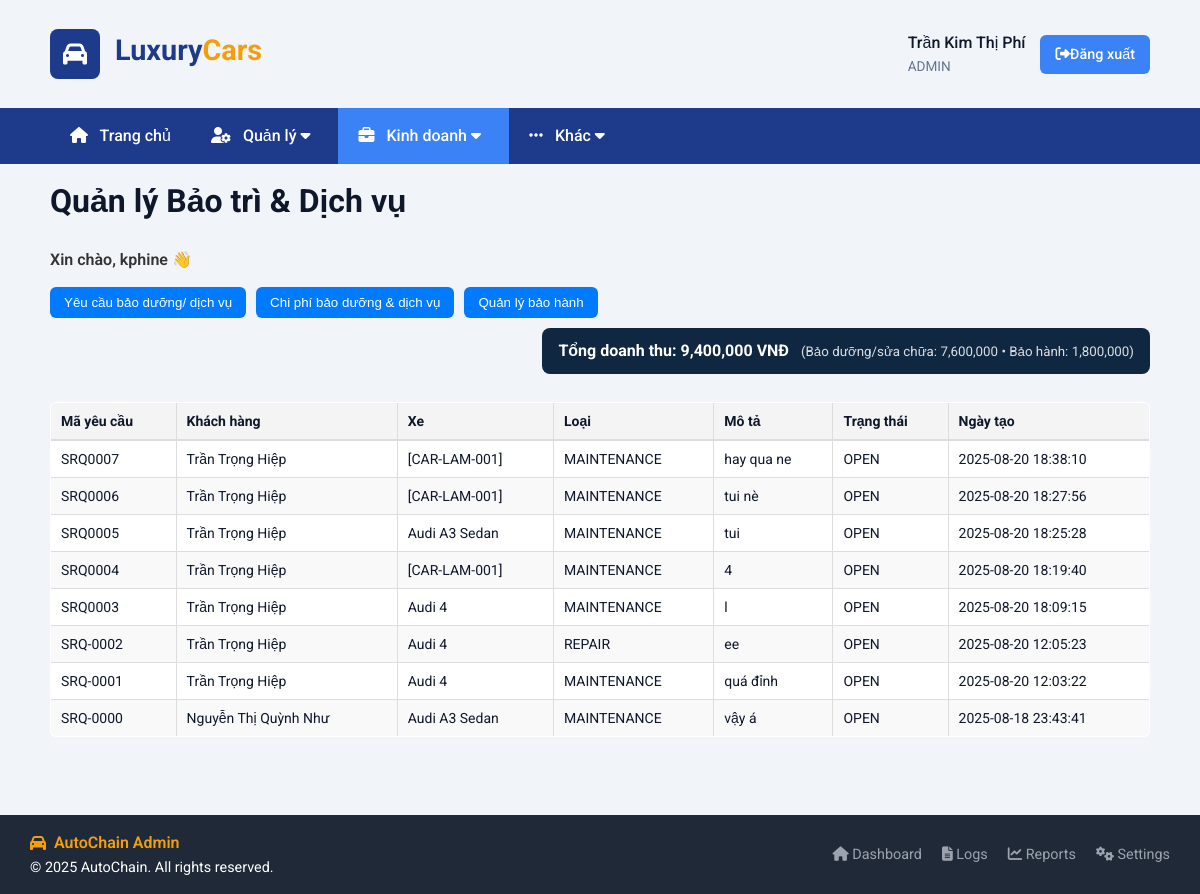
Page /admin/service_dashboard.php (signed in) on the committed database.
### tables this page shows
CREATE TABLE `users` (
  `user_code` varchar(20) NOT NULL,
  `username` varchar(50) NOT NULL,
  `email` varchar(120) NOT NULL,
  `password_hash` varchar(255) NOT NULL,
  `full_name` varchar(150) DEFAULT NULL,
  `role` enum('ADMIN','CUSTOMER') NOT NULL DEFAULT 'CUSTOMER',
  `customer_code` varchar(15) DEFAULT NULL,
  `is_active` tinyint(4) NOT NULL DEFAULT 1,
  `created_at` datetime NOT NULL DEFAULT current_timestamp(),
  `id` int(10) UNSIGNED NOT NULL
);

CREATE TABLE `service_requests` (
  `id` int(10) UNSIGNED NOT NULL,
  `request_no` varchar(12) NOT NULL,
  `customer_code` varchar(15) NOT NULL,
  `car_code` varchar(12) NOT NULL,
  `request_type` enum('MAINTENANCE','REPAIR') NOT NULL,
  `description` text DEFAULT NULL,
  `status` enum('OPEN','IN_PROGRESS','DONE','CANCELLED') NOT NULL DEFAULT 'OPEN',
  `created_at` datetime NOT NULL DEFAULT current_timestamp()
);

### admin/service_dashboard.php (the view, shortened to what this page needs)
<?php
include 'header.php';
require_once __DIR__ . '/../connect.php';
$conn->set_charset('utf8mb4');
$loggedInUser = isset($_SESSION['fullname']) ? $_SESSION['fullname'] : ($_SESSION['username'] ?? '');
$service_requests = $conn->query("
  SELECT
    sr.request_no,
    sr.customer_code,
    COALESCE(c.full_name, CONCAT('[', sr.customer_code, ']')) AS customer_name,
    sr.car_code,
    COALESCE(car.name, CONCAT('[', sr.car_code, ']')) AS car_name,
    sr.request_type,
    sr.description,
    sr.status,
    sr.created_at
  FROM service_requests sr
  LEFT JOIN customers c ON TRIM(LOWER(sr.customer_code)) = TRIM(LOWER(c.customer_code))
  LEFT JOIN cars car     ON TRIM(LOWER(sr.car_code))     = TRIM(LOWER(car.car_code))
  ORDER BY sr.created_at DESC
");
$sum_service  = $conn->query("SELECT COALESCE(SUM(amount),0) AS s FROM service_costs")->fetch_assoc()['s'] ?? 0;
$sum_warranty = $conn->query("SELECT COALESCE(SUM(total_amount),0) AS s FROM warranties")->fetch_assoc()['s'] ?? 0;
$total_revenue = (float)$sum_service + (float)$sum_warranty;
?>
<!DOCTYPE html>
<html lang="vi">
<head>
</head>
<body>
<div class="container">
  <h1>Quản lý Bảo trì & Dịch vụ</h1>
  <div class="welcome">Xin chào, <?= htmlspecialchars($loggedInUser) ?> 👋</div>
  <div class="menu-bar">
    <button class="btn" onclick="showTab(0)">Yêu cầu bảo dưỡng/ dịch vụ</button>
    <button class="btn" onclick="showTab(1)">Chi phí bảo dưỡng & dịch vụ</button>
    <button class="btn" onclick="showTab(2)">Quản lý bảo hành</button>
    <div class="revenue-pill">
      Tổng doanh thu: <?= number_format($total_revenue, 0) ?> VNĐ
      <small>(Bảo dưỡng/sửa chữa: <?= number_format($sum_service, 0) ?> • Bảo hành: <?= number_format($sum_warranty, 0) ?>)</small>
    </div>
  </div>
  <div class="tab-content active tab-requests">
    <div class="table-container">
      <table class="custom-table">
        <thead>
          <tr>
            <th>Mã yêu cầu</th>
            <th>Khách hàng</th>
            <th>Xe</th>
            <th>Loại</th>
            <th>Mô tả</th>
            <th>Trạng thái</th>
            <th>Ngày tạo</th>
          </tr>
        </thead>
        <tbody>
          <?php while ($row = $service_requests->fetch_assoc()): ?>
          <tr>
            <td><?= $row['request_no'] ?></td>
            <td><?= htmlspecialchars($row['customer_name']) ?></td>
            <td><?= htmlspecialchars($row['car_name']) ?></td>
            <td><?= $row['request_type'] ?></td>
            <td><?= $row['description'] ?></td>
            <td><?= $row['status'] ?></td>
            <td><?= $row['created_at'] ?></td>
          </tr>
          <?php endwhile; ?>
        </tbody>
      </table>
    </div>
  </div>
</div>
</body>
</html>
<?php include 'footer.php'; ?>

### admin/header.php (shortened to what this page needs)
<?php
include '../connect.php';
$user_code = $_SESSION['user_code'] ?? null;
$user = null;
if ($user_code) {
    $sql = "SELECT full_name, role FROM users WHERE user_code = ?";
    $stmt = $conn->prepare($sql);
    $stmt->bind_param("s", $user_code);
    $stmt->execute();
    $result = $stmt->get_result();
    $user = $result->fetch_assoc();
}
?>
<head>
    <link rel="stylesheet" href="admin.css">
    <link rel="stylesheet" href="https://cdnjs.cloudflare.com/ajax/libs/font-awesome/6.4.0/css/all.min.css">
</head>
        <div class="container">
            <div class="header-top">
                <div class="logo">
                    <div style="background-color: var(--primary); width: 50px; height: 50px; border-radius: 8px; display: flex; align-items: center; justify-content: center; margin-right: 15px;">
                        <i class="fas fa-car" style="color: white; font-size: 24px;"></i>
                    </div>
                    <h1>Luxury<span>Cars</span></h1>
                </div>
                <div class="user-info">
                    <div class="user-details">
                        <h3><?= htmlspecialchars($user['full_name']) ?></h3>
                        <p><?= htmlspecialchars($user['role']) ?></p>
                    </div>
                    <a href="../Taikhoan/dangxuat.php" class="logout-btn"><i class="fas fa-sign-out-alt"></i>Đăng xuất</a>
                </div>
            </div>
        </div>
       <nav>
            <div class="container">
                <ul class="nav-menu">
                    <?php
                        $current_page = basename($_SERVER['PHP_SELF']);
                    ?>
                    <li><a href="index.php" class="<?php echo $current_page == 'index.php' ? 'active' : ''; ?>"><i class="fas fa-home"></i> Trang chủ</a></li>
                    <li class="dropdown">
                        <a href="#"class="<?php echo in_array($current_page, ['manage_users.php', 'customers.php', 'brands.php']) ? 'active' : ''; ?>"><i class="fas fa-user-cog"></i> Quản lý <i class="fas fa-caret-down"></i></a>
                    </li>
                    <li class="dropdown">
                        <a href="#"class="<?php echo in_array($current_page, ['xe.php', 'invoices.php', 'appointments.php', 'service_dashboard.php']) ? 'active' : ''; ?>"><i class="fas fa-briefcase"></i> Kinh doanh <i class="fas fa-caret-down"></i></a>
                    </li>
                    <li class="dropdown">
                        <a href="#"class="<?php echo in_array($current_page, ['reports.php', 'logs.php', 'contact_messages.php']) ? 'active' : ''; ?>"><i class="fas fa-ellipsis-h"></i> Khác <i class="fas fa-caret-down"></i></a>
                    </li>
                </ul>
            </div>
        </nav>

### admin/admin.css (style rules this page uses)
:root { --primary: #1e3a8a; --secondary: #3b82f6; --accent: #f59e0b; --light: #f8fafc; --dark: #0f172a; --success: #10b981; --danger: #ef4444; --gray: #64748b; --border: #e2e8f0; }
* { margin: 0; padding: 0; box-sizing: border-box; }
body { font-family: 'Roboto', sans-serif; background-color: #f1f5f9; color: var(--dark); line-height: 1.6; }
.container { width: 100%; max-width: 1400px; margin: 0 auto; padding: 0 20px; }
.btn { padding: 8px 15px; border-radius: 6px; border: none; font-weight: 500; cursor: pointer; transition: all 0.3s ease; display: inline-flex; align-items: center; }

### admin/header.php (style rules this page uses)
.logout-btn { margin-left: 15px; padding: 8px 15px; background: var(--secondary); color: white; border-radius: 6px; text-decoration: none; font-size: 0.9rem; font-weight: 500; transition: 0.3s; }
.header-top { display: flex; justify-content: space-between; align-items: center; padding: 15px 0; }
.logo { display: flex; align-items: center; }
.logo h1 { font-size: 1.8rem; color: var(--primary); font-weight: 700; }
.logo span { color: var(--accent); }
.user-info { display: flex; align-items: center; }
.user-details h3 { font-size: 1rem; font-weight: 500; }
.user-details p { font-size: 0.85rem; color: var(--gray); }
nav { background-color: var(--primary); padding: 0; }
.nav-menu { display: flex; list-style: none; }
.nav-menu li { position: relative; }
.nav-menu a { display: block; padding: 15px 20px; color: white; text-decoration: none; font-weight: 500; transition: all 0.3s ease; }
.nav-menu a.active { background-color: var(--secondary); }
.nav-menu a i { margin-right: 8px; }

### admin/service_dashboard.php (style rules this page uses)
.container { width: 95%; margin: auto; }
h1 { margin: 12px 0 20px; }
.welcome { margin-bottom: 15px; font-weight: 600; color: #333; }
.menu-bar { display:flex; gap:10px; align-items:center; margin-bottom: 16px; flex-wrap:wrap; }
.btn { padding: 8px 14px; background:#007bff; color:#fff; border:none; border-radius:6px; cursor:pointer; }
.revenue-pill { margin-left:auto; background:#0f2741; color:#fff; padding:10px 16px; border-radius:8px; font-weight:700; }
.revenue-pill small { font-weight:400; opacity:.85; margin-left:8px; }
.tab-content { display:none; }
.tab-content.active { display:block; }
.table-container { padding: 12px 0 28px; }
.custom-table { width: 100%; border-collapse: collapse; font-size: 14px; background:#fff; border:1px solid #ddd; border-radius:6px; overflow:hidden; }
.custom-table thead { background:#f4f4f4; border-bottom:2px solid #ddd; }
.custom-table th, .custom-table td { padding:10px; border-bottom:1px solid #ddd; border-right:1px solid #ddd; text-align:left; }
.custom-table th:last-child, .custom-table td:last-child { border-right:none; }
.custom-table tbody tr:nth-child(even) { background:#f9f9f9; }

### rows in the picture
users: full_name "Trần Kim Thị Phí", role "ADMIN"
service_requests: request_no "SRQ0007", customer_name "Trần Trọng Hiệp", car_name "[CAR-LAM-001]", request_type "MAINTENANCE", description "hay qua ne", status "OPEN", created_at "2025-08-20 18:38:10"
service_requests: request_no "SRQ0006", customer_name "Trần Trọng Hiệp", car_name "[CAR-LAM-001]", request_type "MAINTENANCE", description "tui nè", status "OPEN", created_at "2025-08-20 18:27:56"
service_requests: request_no "SRQ0005", customer_name "Trần Trọng Hiệp", car_name "Audi A3 Sedan", request_type "MAINTENANCE", description "tui", status "OPEN", created_at "2025-08-20 18:25:28"
service_requests: request_no "SRQ0004", customer_name "Trần Trọng Hiệp", car_name "[CAR-LAM-001]", request_type "MAINTENANCE", description "4", status "OPEN", created_at "2025-08-20 18:19:40"
service_requests: request_no "SRQ0003", customer_name "Trần Trọng Hiệp", car_name "Audi 4", request_type "MAINTENANCE", description "l", status "OPEN", created_at "2025-08-20 18:09:15"
service_requests: request_no "SRQ-0002", customer_name "Trần Trọng Hiệp", car_name "Audi 4", request_type "REPAIR", description "ee", status "OPEN", created_at "2025-08-20 12:05:23"
service_requests: request_no "SRQ-0001", customer_name "Trần Trọng Hiệp", car_name "Audi 4", request_type "MAINTENANCE", description "quá đỉnh", status "OPEN", created_at "2025-08-20 12:03:22"
service_requests: request_no "SRQ-0000", customer_name "Nguyễn Thị Quỳnh Như", car_name "Audi A3 Sedan", request_type "MAINTENANCE", description "vậy á", status "OPEN", created_at "2025-08-18 23:43:41"

### other values in the picture
$loggedInUser "kphine"
$total_revenue "9,400,000"
$sum_service "7,600,000"
$sum_warranty "1,800,000"
